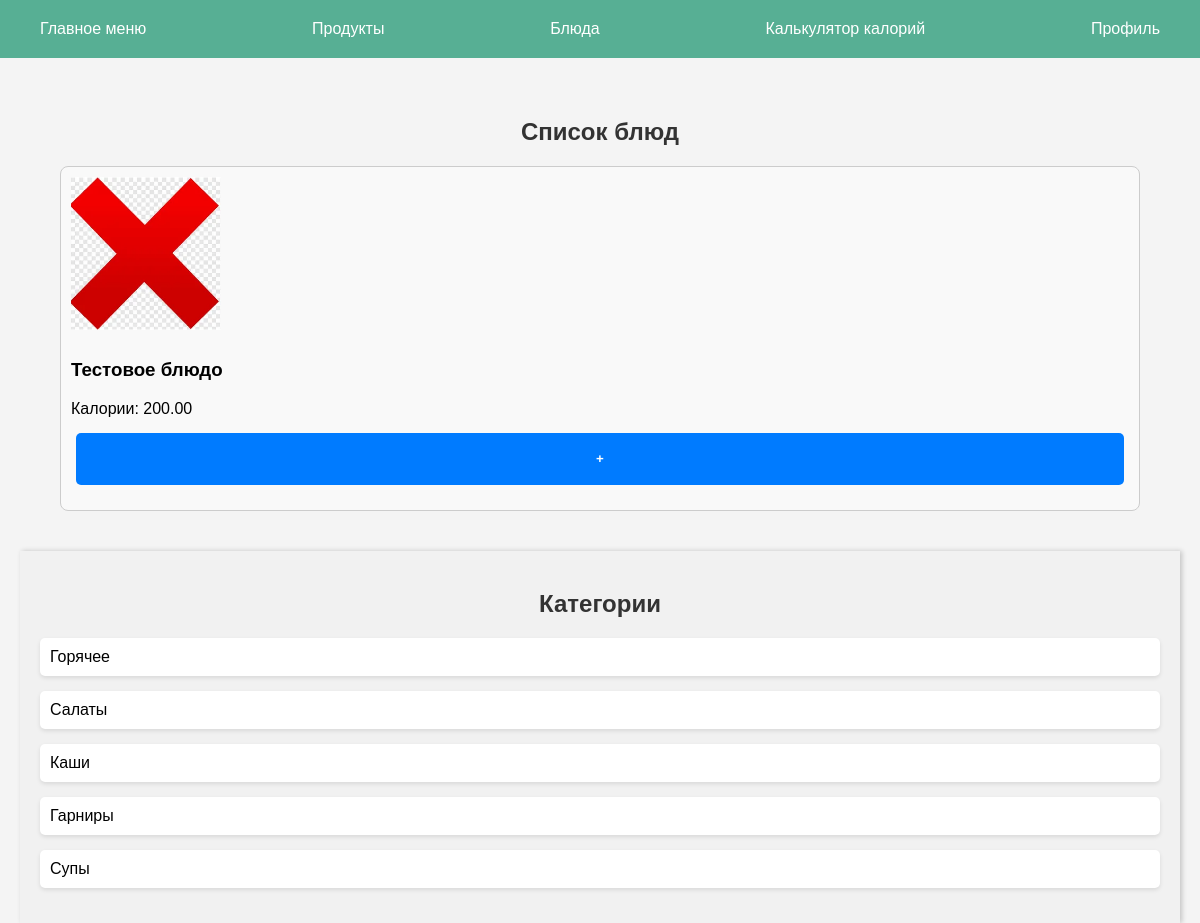
Page /dishes on the earlier database version.
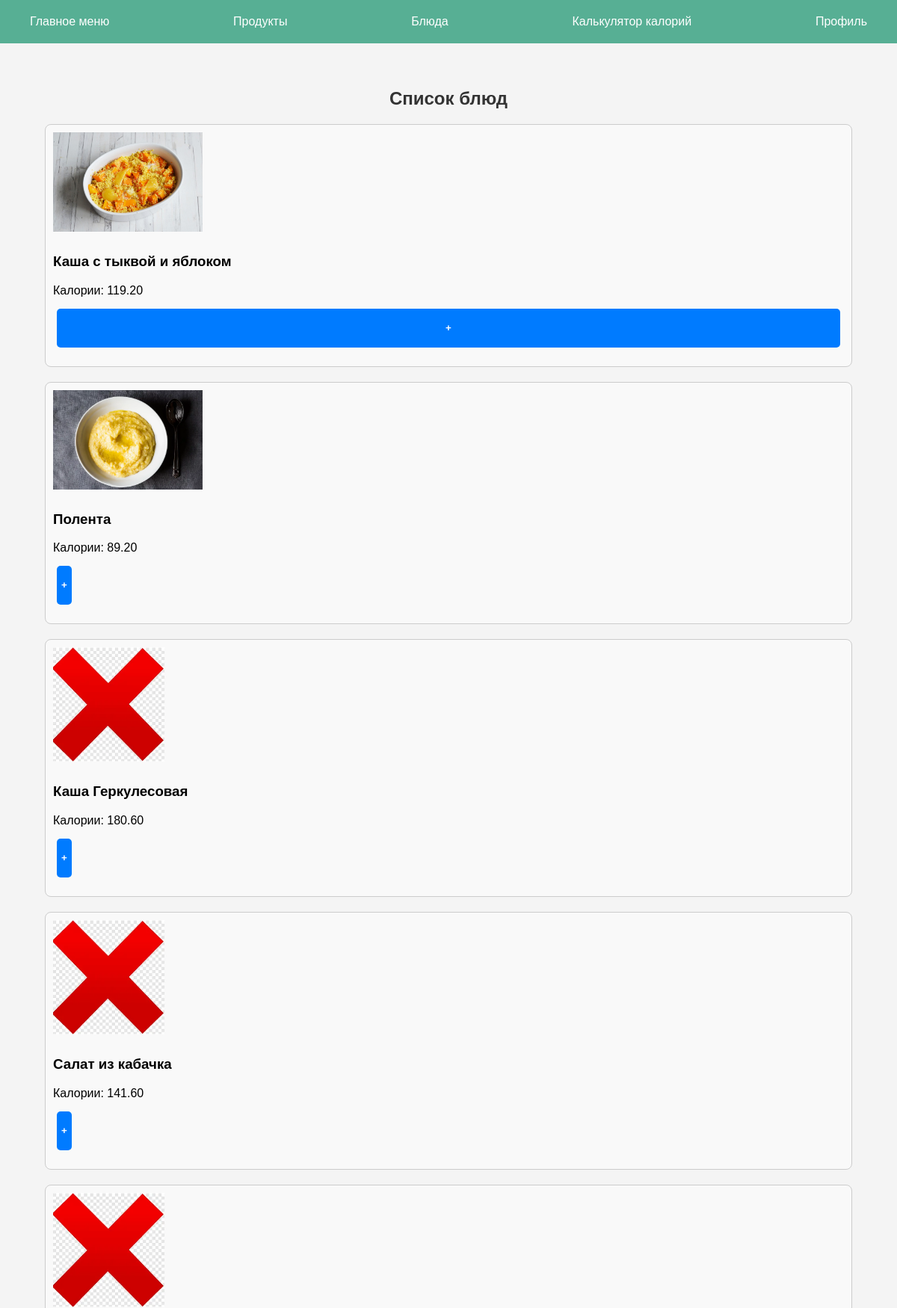
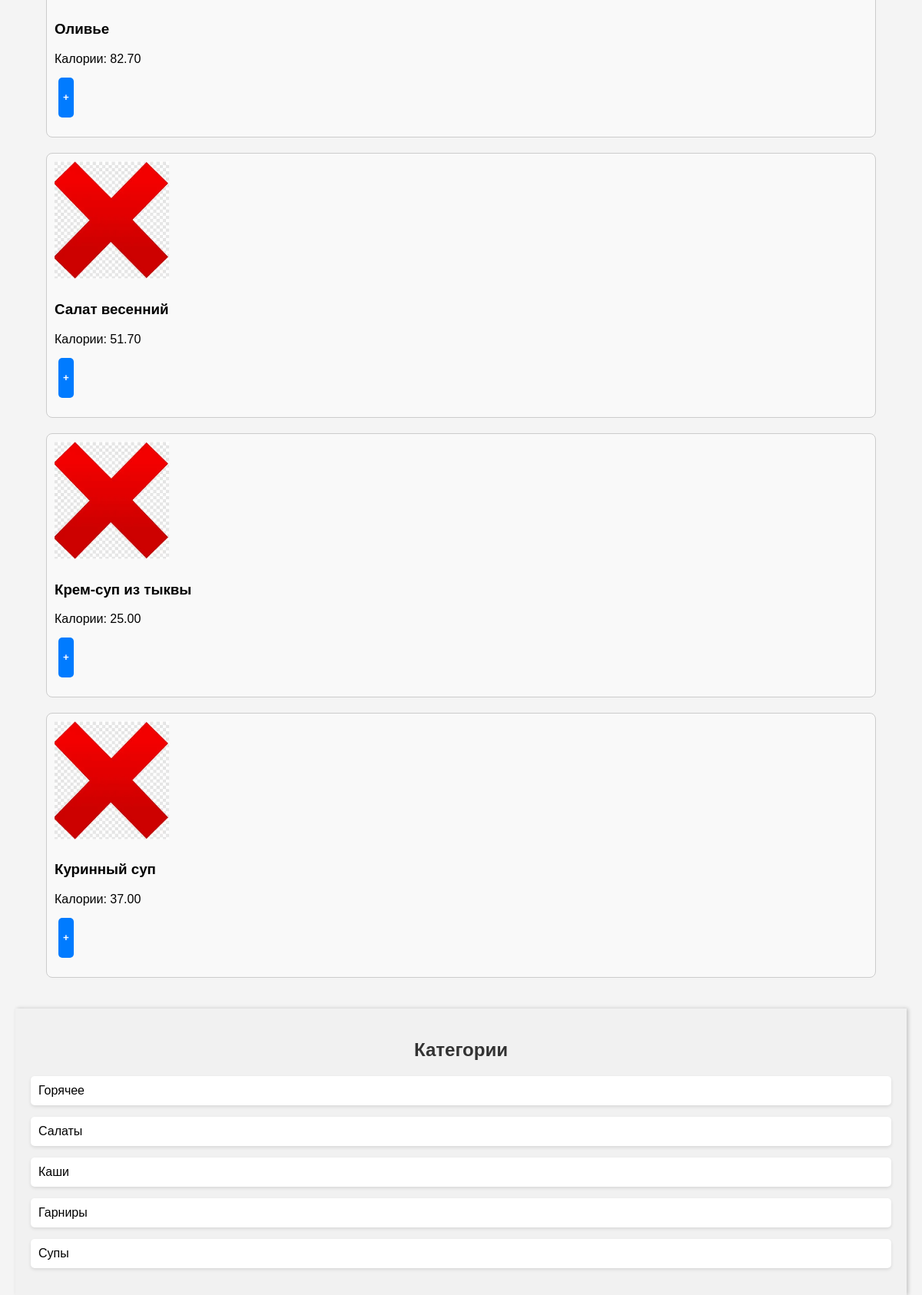
Same page on the later database version (2 pictures, top to bottom).
### catalog/models.py (models this page shows, shortened)
class Dish(models.Model):
    name = CharField(max_length=50, unique=True)
    images = ImageField(upload_to='images/dishes/', null=True, blank=True)
    recipes = TextField(null=True)
    proteins = DecimalField(max_digits=5, decimal_places=2)
    fats = DecimalField(max_digits=5, decimal_places=2)
    carbs = DecimalField(max_digits=5, decimal_places=2)
    kcals = DecimalField(max_digits=5, decimal_places=2)
    categorys = CharField(max_length=50, null=True)
    areas = CharField(max_length=50, null=True)
    class Meta:
        db_table = 'dishes'

### catalog/views.py (the view)
# urls.py: path('dishes', catalog.views.dishes, name='dishes'),
def dishes(request):
    dishes_list = models.Dish.objects.prefetch_related('ingredients__product').all()
    for dish in dishes_list:
        dish.ingredients_list = ', '.join([f"{ingredient.product.name}: {ingredient.weight} гр." for ingredient in dish.ingredients.all()])
    return render(request, 'dishes.html', {
        'dishes': dishes_list
    })

### templates/dishes.html (shortened to what this page needs)
<!DOCTYPE html>
{% extends "base.html" %}
{% load static %}
{% block content %}
<link rel="stylesheet" href="./static/css/dishes.css">
<div id="main-content">
    <div class="column">
        <h2>Список блюд</h2>
        <div id="dish-list">
            <form method="post" action="{% url 'add_user_dish' %}">
                {% for dish in dishes %}
                    <div class="dish-block">
                        <div class="dish-form" onclick="openDishModal('{{ dish.id }}', '{{ dish.name }}', '{{ dish.images }}', '{{ dish.kcals }}', '{{ dish.proteins }}', '{{ dish.fats }}', '{{ dish.carbs }}', '{{ dish.recipes|escapejs }}', '{{ dish.ingredients_list|escapejs }}')" data-category="{{ dish.categorys }}">
                            {% if dish.images %}
                                <img src="{{ dish.images }}" alt="{{ dish.name }}" class="dish-image" style="width: 200px; height: auto;">
                            {% else %}
                                <img src="{% static 'images/dishes/img_none.png' %}" alt="Изображение отсутствует" class="dish-image" style="width: 150px; height: auto;">
                            {% endif %}
                            <div class="dish-details">
                                <h3 class="dish-name-value">{{ dish.name }}</h3>
                                <div>
                                    <label class="dish-calories">Калории:</label>
                                    <span class="dish-calories-value">{{ dish.kcals }}</span>
                                </div>
                            </div>
                        </div>
                        <div class="add-button-container">
                            <form method="POST" action="{% url 'add_user_dish' %}">
                                <button class="save-button" type="submit">
                                    <span class="plus-icon">+</span>
                                </button>
                            </form>
                        </div>
                    </div>
                {% endfor %}
            </form>
        </div>
    </div>
    <div id="category-sidebar">
        <h2>Категории</h2>
        <ul id="category-list">
            <li onclick="filterByCategory('горячее')">Горячее</li>
            <li onclick="filterByCategory('салаты')">Салаты</li>
            <li onclick="filterByCategory('каши')">Каши</li>
            <li onclick="filterByCategory('гарниры')">Гарниры</li>
            <li onclick="filterByCategory('супы')">Супы</li>
        </ul>
    </div>
</div>
{% endblock %}

### templates/base.html (shortened to what this page needs)
<!DOCTYPE html>
{% load static %}
<html lang="ru">
<head>
    <link rel="stylesheet" href="{% static 'css/base.css' %}">
</head>
<body>
    <header>
        <nav>
            <a href="index">Главное меню</a>
            <a href="products">Продукты</a>
            <a href="dishes">Блюда</a>
            <a href="calculator">Калькулятор калорий</a>
            <a href="profile">Профиль</a>
        </nav>
    </header>
    <div class="container">
        {% block content %}
        {% endblock %}
    </div>
</body>
</html>

### static/css/base.css (style rules this page uses)
body { font-family: Arial, sans-serif; margin: 0; padding: 0; background-color: #f4f4f4; }
header { background-color: #57af94; color: #fff; padding: 10px 20px; }
nav { display: flex; justify-content: space-between; }
nav a { color: #fff; text-decoration: none; padding: 10px 20px; transition: background-color 0.3s; }
.container { padding: 20px; }

### static/css/dishes.css (style rules this page uses)
html, body { font-family: Arial, sans-serif; height: 100%; margin: 0; }
header { position: relative; z-index: 1; }
#main-content { display: flex; height: calc(100vh - 60px); flex-direction: column; }
#category-sidebar { background-color: #f1f1f1; padding: 20px; box-shadow: 2px 0 5px rgba(0, 0, 0, 0.2); position: sticky; top: 0; height: 100%; }
#category-list { list-style-type: none; padding: 0; margin: 0; }
#category-list li { margin-bottom: 15px; background-color: #ffffff; padding: 10px; border-radius: 5px; box-shadow: 0 2px 4px rgba(0, 0, 0, 0.1); transition: background-color 0.3s, transform 0.2s; }
.column { flex: 1; padding: 20px; }
h2 { text-align: center; color: #333; }
.plus-icon { font-weight: bold; line-height: 50px; }
.add-button-container { margin: 15px 5px; display: flex; align-items: stretch; }
.save-button { width: 100%; height: 100%; border: none; border-radius: 5px; background-color: #007BFF; color: white; cursor: pointer; text-align: center; transition: background-color 0.3s; outline: none; }
.dish-block { display: flex; border: 1px solid #ccc; border-radius: 8px; margin: 20px; padding: 10px; background-color: #f9f9f9; }
.dish-form { display: flex; width: 100%; cursor: pointer; }
.dish-details { margin-left: 30px; }
.dish-image { max-width: 100%; height: auto; }
@media (max-width: 1200px) { #main-content { flex-direction: column; } }
@media (max-width: 1200px) { .item-block, .dish-block { flex-direction: column; } }
@media (max-width: 1200px) { .item-details, .dish-form { flex-direction: column; } }
@media (max-width: 1200px) { .dish-details { margin-left: 0; margin-top: 10px; } }

Differences in the rows shown:
removed Dish: name "Тестовое блюдо", kcals "200.00"
added Dish: images (picture), name "Каша с тыквой и яблоком", kcals "119.20"
added Dish: images (picture), name "Полента", kcals "89.20"
added Dish: name "Каша Геркулесовая", kcals "180.60"
added Dish: name "Салат из кабачка", kcals "141.60"
added Dish: name "Оливье", kcals "82.70"
added Dish: name "Салат весенний", kcals "51.70"
added Dish: name "Крем-суп из тыквы", kcals "25.00"
added Dish: name "Куринный суп", kcals "37.00"
